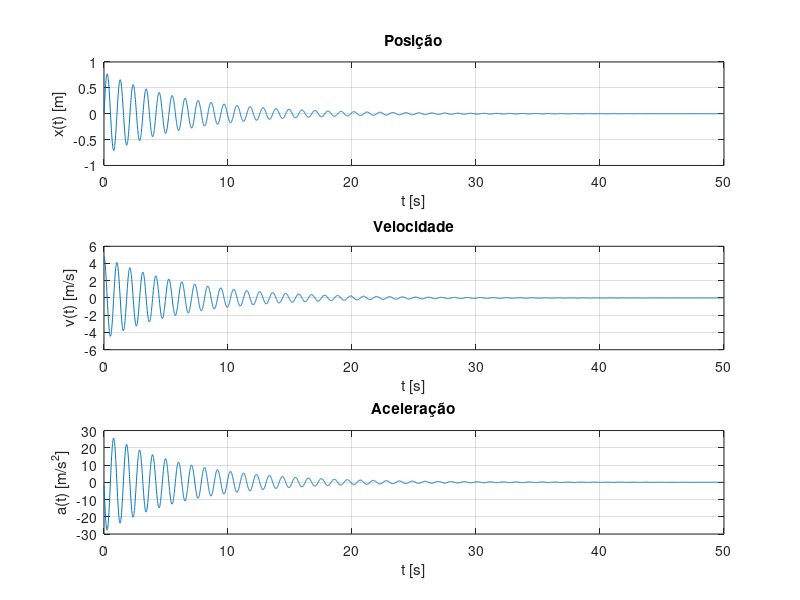

Here is the MATLAB script that generated this plot:
clear all;
close all;
clc;

t = 0:0.01:50;

x = 0.8 * exp(-0.15 * t) .* sin(6 * t);

derivada_x = 0.8 * ((-0.15 * exp(-0.15 * t).* sin(6 * t)) + 6 * exp(-0.15 * t).* cos(6 * t));

derivada_segunda_x = 0.8 * ((-35.9775 * exp(-0.15 * t).* sin(6 * t)) - 1.8 * exp(-0.15 * t).* cos(6 * t));

subplot(3,1,1)
plot(t, x)
xlabel('t [s]')
ylabel('x(t) [m]')
title('Posição')
grid on

subplot(3,1,2)
plot(t, derivada_x)
xlabel('t [s]')
ylabel('v(t) [m/s]')
title('Velocidade')
grid on

subplot(3,1,3)
plot(t, derivada_segunda_x)
xlabel('t [s]')
ylabel('a(t) [m/s^2]')
title('Aceleração')
grid on